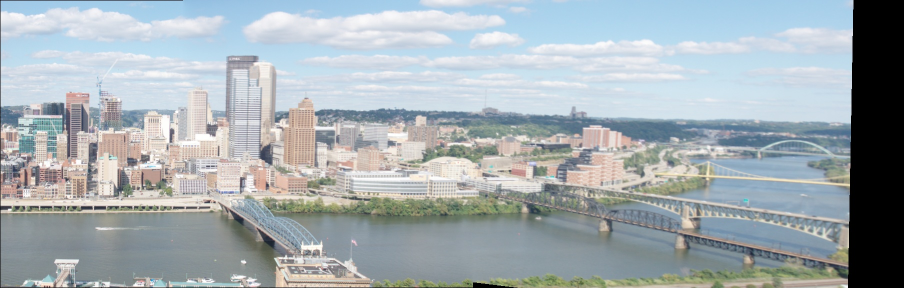
#> input picture HW2/results/6_1_pan.jpg, 1808 x 576 px, given in place of model_chickenbroth.jpg, which was not available (shown at 1/2 size)
$ python planarH.py   (older library calls are emulated)
#> lines starting #> are read from the running program, lines starting #| are printed output that depends on the picture; pictures that were not available may be replaced by others from this repository, and a replacement may not be noted
### HW2/code/BRIEF.py
import os
import numpy as np
import cv2
from matplotlib import pyplot as plt
from scipy.spatial.distance import cdist
from keypointDetect import DoGdetector


def makeTestPattern(patch_width=9, nbits=256):
    '''
    Creates Test Pattern for BRIEF
    Run this routine for the given parameters patch_width = 9 and n = 256

    INPUTS
        patch_width - the width of the image patch (usually 9)
        nbits       - the number of tests n in the BRIEF descriptor

    OUTPUTS
        compareX and compareY - LINEAR indices into the patch_width x patch_width image
                                patch and are each (nbits,) vectors.
    '''

    #############################
    # TO DO ...
    # Generate testpattern here
    # Implement the second method from the paper: the isotropic Guassian distribution
    sigma = patch_width / 5.0
    mu = (patch_width-1)/2
    compareX = np.random.normal(mu, sigma, (nbits, 2)).round().clip(0, patch_width-1)
    compareY = np.random.normal(mu, sigma, (nbits, 2)).round().clip(0, patch_width-1)
    # Convert them to linear coordinates
    compareX = (compareX[:,0] * patch_width + compareX[:,1]).astype(int)
    compareY = (compareY[:,0] * patch_width + compareY[:,1]).astype(int)
    return  compareX, compareY


# load test pattern for Brief
test_pattern_file = '../results/testPattern.npy'
if os.path.isfile(test_pattern_file):
    # load from file if exists
    compareX, compareY = np.load(test_pattern_file)
else:
    # produce and save patterns if not exist
    compareX, compareY = makeTestPattern()
    if not os.path.isdir('../results'):
        os.mkdir('../results')
    np.save(test_pattern_file, [compareX, compareY])


def computeBrief(im, gaussian_pyramid, locsDoG, k, levels,
    compareX, compareY):
    '''
    Compute brief feature
    INPUT
        locsDoG - locsDoG are the keypoint locations returned by the DoG
                detector.
        levels  - Gaussian scale levels that were given in Section1.
        compareX and compareY - linear indices into the
                                (patch_width x patch_width) image patch and are
                                each (nbits,) vectors.


    OUTPUT
        locs - an m x 3 vector, where the first two columns are the image
                coordinates of keypoints and the third column is the pyramid
                level of the keypoints.
        desc - an m x n bits matrix of stacked BRIEF descriptors. m is the number
                of valid descriptors in the image and will vary.
    '''

    ##############################
    # TO DO ...
    # compute locs, desc here
    patch_width = 9

    # Smooth the image
    im = cv2.GaussianBlur(im, (0,0), np.sqrt(2))

    # Exclude the locations where we cannot get full patches
    h, w = im.shape
    locs = locsDoG.copy()
    # x coordinate corresponds to columns and y coordinate corresponds to rows
    id_x = np.logical_and(locs[:, 0] > (patch_width-1)/2, locs[:, 0] < w - (patch_width-1)/2)
    id_y = np.logical_and(locs[:, 1] > (patch_width-1)/2, locs[:, 1] < h - (patch_width-1)/2)
    locs = locs[np.logical_and(id_x, id_y)]

    # Compute brief for each patch
    desc = []
    for loc in locs:
        x, y, _ = loc
        # x coordinate corresponds to columns and y coordinate corresponds to rows
        p = im[int(y-(patch_width-1)/2):int(y+(patch_width+1)/2), \
                int(x-(patch_width-1)/2):int(x+(patch_width+1)/2)]
        p = p.reshape(-1)
        bits = p[compareX] < p[compareY]
        desc.append(bits)
    desc = np.array(desc)

    return locs, desc


def briefLite(im):
    '''
    INPUTS
        im - gray image with values between 0 and 1

    OUTPUTS
        locs - an m x 3 vector, where the first two columns are the image coordinates
            of keypoints and the third column is the pyramid level of the keypoints
        desc - an m x n bits matrix of stacked BRIEF descriptors.
            m is the number of valid descriptors in the image and will vary
            n is the number of bits for the BRIEF descriptor
    '''

    ###################
    # TO DO ...

    if len(im.shape)==3:
        im = cv2.cvtColor(im, cv2.COLOR_BGR2GRAY)
    if im.max()>10:
        im = np.float32(im)/255

    locsDoG, gaussian_pyramid = DoGdetector(im)
    locs,desc = computeBrief(im, gaussian_pyramid, locsDoG, np.sqrt(2), [-1,0,1,2,3,4], compareX, compareY)
    return locs, desc


def briefMatch(desc1, desc2, ratio=0.8):
    '''
    performs the descriptor matching
    INPUTS
        desc1, desc2 - m1 x n and m2 x n matrix. m1 and m2 are the number of keypoints in image 1 and 2.
                                n is the number of bits in the brief
    OUTPUTS
        matches - p x 2 matrix. where the first column are indices
                                        into desc1 and the second column are indices into desc2
    '''

    D = cdist(np.float32(desc1), np.float32(desc2), metric='hamming')
    # find smallest distance
    ix2 = np.argmin(D, axis=1)
    d1 = D.min(1)
    # find second smallest distance
    d12 = np.partition(D, 2, axis=1)[:,0:2]
    d2 = d12.max(1)
    r = d1/(d2+1e-10)
    is_discr = r<ratio
    ix2 = ix2[is_discr]
    ix1 = np.arange(D.shape[0])[is_discr]

    matches = np.stack((ix1,ix2), axis=-1)
    return matches


# [67 lines left out: functions plotMatches, matchImages, main, not called in this run]


# [2 lines that do not run on import are left out]

### HW2/code/keypointDetect.py
import numpy as np
import cv2


def createGaussianPyramid(im, sigma0=1,
        k=np.sqrt(2), levels=[-1,0,1,2,3,4]):
    if len(im.shape)==3:
        im = cv2.cvtColor(im, cv2.COLOR_BGR2GRAY)
    if im.max()>10:
        im = np.float32(im)/255
    im_pyramid = []
    for i in levels:
        sigma_ = sigma0*k**i
        im_pyramid.append(cv2.GaussianBlur(im, (0,0), sigma_))
    im_pyramid = np.stack(im_pyramid, axis=-1)
    return im_pyramid


# [7 lines left out: function displayPyramid, not called in this run]


def createDoGPyramid(gaussian_pyramid, levels=[-1,0,1,2,3,4]):
    '''
    Produces DoG Pyramid
    INPUTS
        gaussian_pyramid - A matrix of grayscale images of size
                            [imH, imW, len(levels)]
        levels           - the levels of the pyramid where the blur at each level is
                            outputs

    OUTPUTS
        DoG_pyramid - size (imH, imW, len(levels) - 1) matrix of the DoG pyramid
                   created by differencing the Gaussian Pyramid input
        DoG_levels  - all but the very first item from the levels vector
    '''

    DoG_pyramid = []
    ################
    # TO DO ...
    # compute DoG_pyramid here

    DoG_levels = levels[1:]
    DoG_pyramid = gaussian_pyramid[:,:,1:] - gaussian_pyramid[:,:,:-1]
    return DoG_pyramid, DoG_levels


def computePrincipalCurvature(DoG_pyramid):
    '''
    Takes in DoGPyramid generated in createDoGPyramid and returns
    PrincipalCurvature,a matrix of the same size where each point contains the
    curvature ratio R for the corre-sponding point in the DoG pyramid

    INPUTS
        DoG_pyramid - size (imH, imW, len(levels) - 1) matrix of the DoG pyramid

    OUTPUTS
        principal_curvature - size (imH, imW, len(levels) - 1) matrix where each
                          point contains the curvature ratio R for the
                          corresponding point in the DoG pyramid
    '''
    principal_curvature = None

    ##################
    # TO DO ...
    # Compute principal curvature here

    # Compute the Hessian matrix using second-order Sobel filters
    Dxx = cv2.Sobel(DoG_pyramid,cv2.CV_64F,2,0,ksize=3)
    Dxy = cv2.Sobel(DoG_pyramid,cv2.CV_64F,1,1,ksize=3)
    Dyy = cv2.Sobel(DoG_pyramid,cv2.CV_64F,0,2,ksize=3)

    # Compute the Principal Curvature using Hessian
    Tr = Dxx + Dyy
    Det = Dxx * Dyy - Dxy ** 2 + 1e-7
    principal_curvature = Tr**2 / Det

    # Take the absolute value and convert back to uint8
    principal_curvature = cv2.convertScaleAbs(principal_curvature)

    # The above line is equivalent to the following three lines
    # principal_curvature = np.absolute(principal_curvature)
    # principal_curvature = np.clip(principal_curvature, 0, 255)
    # principal_curvature = np.uint8(principal_curvature)

    return principal_curvature


def getLocalExtrema(DoG_pyramid, DoG_levels, principal_curvature,
        th_contrast=0.03, th_r=12):
    '''
    Returns local extrema points in both scale and space using the DoGPyramid

    INPUTS
        DoG_pyramid - size (imH, imW, len(levels) - 1) matrix of the DoG pyramid
        DoG_levels  - The levels of the pyramid where the blur at each level is
                      outputs
        principal_curvature - size (imH, imW, len(levels) - 1) matrix contains the
                      curvature ratio R
        th_contrast - remove any point that is a local extremum but does not have a
                      DoG response magnitude above this threshold
        th_r        - remove any edge-like points that have too large a principal
                      curvature ratio
     OUTPUTS
        locsDoG - N x 3 matrix where the DoG pyramid achieves a local extrema in both
               scale and space, and also satisfies the two thresholds.
    '''
    locsDoG = None

    ##############
    #  TO DO ...
    # Compute locsDoG here
    contrast_thresh = np.absolute(DoG_pyramid) > th_contrast
    curvature_thresh = np.absolute(principal_curvature) < th_r

    # Pad the DoG_pyramid with 0 on each border each axis
    padded = np.pad(DoG_pyramid, pad_width=1, mode="constant", constant_values=0)

    # construct an array to store the local extrema comparison results
    compare_max = np.zeros([10, *DoG_pyramid.shape])
    compare_min = np.zeros([10, *DoG_pyramid.shape])
    for c, a, p in [(compare_max, DoG_pyramid, padded), (compare_min, -DoG_pyramid, -padded)]:
        c[0] = a > p[2:, 1:-1, 1:-1] # (x, y, c) > (x+1, y, c)
        c[1] = a > p[2:, 2:, 1:-1] # (x, y, c) > (x+1, y+1, c)
        c[2] = a > p[1:-1, 2:, 1:-1] # (x, y, c) > (x, y+1, c)
        c[3] = a > p[:-2, 2:, 1:-1] # (x, y, c) > (x-1, y+1, c)
        c[4] = a > p[:-2, 1:-1, 1:-1] # (x, y, c) > (x-1, y, c)
        c[5] = a > p[:-2, :-2, 1:-1] # (x, y, c) > (x-1, y-1, c)
        c[6] = a > p[1:-1, :-2, 1:-1] # (x, y, c) > (x, y-1, c)
        c[7] = a > p[2:, :-2, 1:-1] # (x, y, c) > (x+1, y-1, c)
        c[8] = a > p[1:-1, 1:-1, 2:] # (x, y, c) > (x, y, c+1)
        c[9] = a > p[1:-1, 1:-1, :-2] # (x, y, c) > (x, y, c-1)

    # Logical AND and OR the local minima and local maxima
    compare = np.logical_or(np.all(compare_max, axis=0), np.all(compare_min, axis=0))

    # AND all the conditions
    local_extrema = np.logical_and(np.logical_and(compare, contrast_thresh), curvature_thresh)

    # Convert the extrema map to indexes
    locsDoG = np.array(np.nonzero(local_extrema))
    locsDoG = np.transpose(locsDoG, (1, 0))
    locsDoG[:,2] = np.array(DoG_levels)[locsDoG[:,2]]

    # x coordinate corresponds to columns and y coordinate corresponds to rows
    locsDoG[:, [0,1]] = locsDoG[:, [1, 0]]

    return locsDoG


def DoGdetector(im, sigma0=1, k=np.sqrt(2), levels=[-1,0,1,2,3,4],
                th_contrast=0.03, th_r=12):
    '''
    Putting it all together

    INPUTS          Description
    --------------------------------------------------------------------------
    im              Grayscale image with range [0,1].

    sigma0          Scale of the 0th image pyramid.

    k               Pyramid Factor.  Suggest sqrt(2).

    levels          Levels of pyramid to construct. Suggest -1:4.

    th_contrast     DoG contrast threshold.  Suggest 0.03.

    th_r            Principal Ratio threshold.  Suggest 12.


    OUTPUTS         Description
    --------------------------------------------------------------------------

    locsDoG         N x 3 matrix where the DoG pyramid achieves a local extrema
                    in both scale and space, and satisfies the two thresholds.

    gauss_pyramid   A matrix of grayscale images of size (imH,imW,len(levels))
    '''

    ##########################
    # TO DO ....
    # compupte gauss_pyramid, locsDoG here
    gauss_pyramid = createGaussianPyramid(im, sigma0=sigma0, k=k, levels=levels)
    DoG_pyr, DoG_levels = createDoGPyramid(gauss_pyramid, levels)
    pc_curvature = computePrincipalCurvature(DoG_pyr)
    locsDoG = getLocalExtrema(DoG_pyr, DoG_levels, pc_curvature, th_contrast, th_r)

    return locsDoG, gauss_pyramid

# [40 lines left out: functions drawPoints, main, not called in this run]
    # drawn = drawPoints(im, locsDoG, resize_factor=3)

# [2 lines that do not run on import are left out]

### HW2/code/planarH.py
import numpy as np
import cv2
from BRIEF import briefLite, briefMatch


def computeH(p1, p2):
    '''
    INPUTS
        p1 and p2 - Each are size (2 x N) matrices of corresponding (x, y)'
                coordinates between two images
    OUTPUTS
        H2to1 - a 3 x 3 matrix encoding the homography that best matches the linear
                equation
    '''

    assert(p1.shape[1]==p2.shape[1])
    assert(p1.shape[0]==2)
    #############################
    # TO DO ...
    N = p1.shape[1]

    # \lambda p1 = H2to1 p2. Therefore, p1 = x, p2 = u
    # Construct the A matrix
    x = np.hstack([p1.T, np.ones((N, 1))])
    u = np.hstack([p2.T, np.ones((N, 1))])
    rpart1 = - u * x[:, 0:1]
    rpart2 = - u * x[:, 1:2]
    A = np.hstack([u, np.zeros((N, 3)), rpart1, np.zeros((N, 3)), u, rpart2])
    A = A.reshape([2*N, -1])

    # compute SVD for A
    u, s, vh = np.linalg.svd(A, full_matrices=True)
    # Get the last row of vh and reshape to get H
    H2to1 = vh[-1, :].reshape((3, 3))
    return H2to1


def ransacH(matches, locs1, locs2, num_iter=5000, tol=2):
    '''
    Returns the best homography by computing the best set of matches using RANSAC

    INPUTS
        locs1 and locs2 - matrices specifying point locations in each of the images
        matches         - matrix specifying matches between these two sets of point locations
        nIter           - number of iterations to run RANSAC
        tol             - tolerance value for considering a point to be an inlier

    OUTPUTS
        bestH - homography matrix with the most inliers found during RANSAC
    '''

    ###########################
    # TO DO ...

    bestH = []
    best_inliers = []
    sample_space = np.arange(0, matches.shape[0])

    # \lambda p1 = H2to1 p2. Therefore, p1 = x, p2 = u
    for i in range(num_iter):
        # Random sample the matches
        idx = np.random.choice(sample_space, size=4, replace=False)
        sampled_matches = matches[idx]
        sampled_locs1 = locs1[sampled_matches[:,0], :2]
        sampled_locs2 = locs2[sampled_matches[:,1], :2]

        # Compute and apply the transformation matrix H
        H2to1 = computeH(sampled_locs1.T, sampled_locs2.T)
        u = locs2[matches[:,1]].T
        u[2, :] = 1
        x = locs1[matches[:,0]].T
        x[2, :] = 1
        Hu = H2to1.dot(u)
        # Normalize Hu because of the lambda
        normalized_Hu = Hu / Hu[2,:]
        error = ((normalized_Hu-x)[:2, :] ** 2).sum(axis=0)

        # Get the index of inliers
        inlier_idx = error < tol
        n_inliers = inlier_idx.sum()
        inliers = matches[inlier_idx]
        if n_inliers > len(best_inliers):
            best_inliers = inliers
            bestH = H2to1

    print("RANSAC found the best H with %d/%d inliers" % (len(best_inliers), len(matches)))
    # print("Best H is:")
    # print(bestH)

    return bestH

if __name__ == '__main__':
    im1 = cv2.imread('../data/model_chickenbroth.jpg')
#> im1 is the input picture: shape (576, 1808, 3); mean B, G, R 177.5, 172.9, 163.7
    im2 = cv2.imread('../data/chickenbroth_01.jpg')
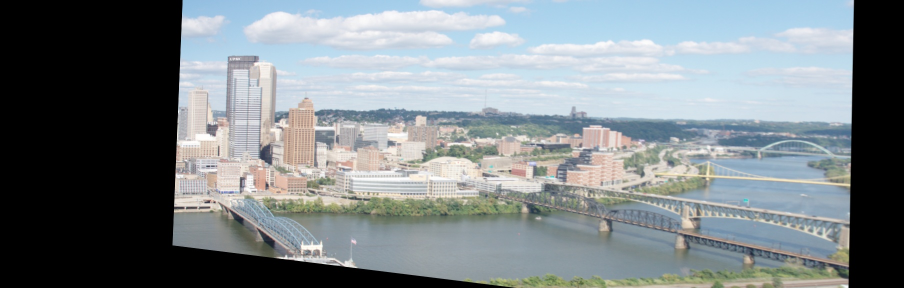
#> input picture HW2/results/6_1_warp.jpg, 1808 x 576 px, given in place of chickenbroth_01.jpg, which was not available (shown at 1/2 size)
#> im2 is the input picture: shape (576, 1808, 3); mean B, G, R 136.6, 132.8, 125
    locs1, desc1 = briefLite(im1)
#> in briefLite, `im = cv2.cvtColor(im, cv2.COLOR_BGR2GRAY)`:
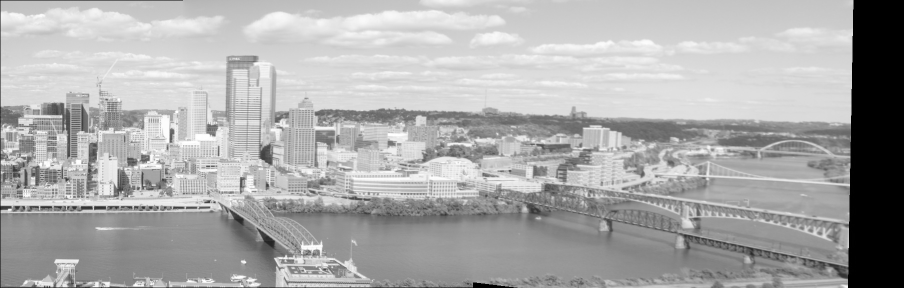
#> im: shape (576, 1808) (shown at 1/2 size); min 0, max 255, mean 170.6
#> the loop in createGaussianPyramid, `for i in levels:` made 6 passes
#> sigma_ on passes 1 to 6: 0.707, 1, 1.41, 2, 2.83, 4
#> after the loop in createGaussianPyramid, `for i in levels:`: im_pyramid = 6 items
#> in DoGdetector, `DoG_pyr, DoG_levels = createDoGPyramid(gauss_pyramid, levels)`: DoG_levels = [0, 1, 2, 3, 4]
#> the loop in getLocalExtrema, `for c, a, p in [(compare_max, DoG_pyramid, padded), (compare_min, -DoG..` made 2 passes
#> the loop in computeBrief, `for loc in locs:` made 6605 passes
#> (loc, x, y) on passes 1 to 3: ([1704, 16, 3], 1704, 16), ([1705, 17, 1], 1705, 17), ([1707, 20, 1], 1707, 20)
#> after the loop in computeBrief, `for loc in locs:`: desc = 6605 items
    locs2, desc2 = briefLite(im2)
#> in briefLite (call 2), `im = cv2.cvtColor(im, cv2.COLOR_BGR2GRAY)`:
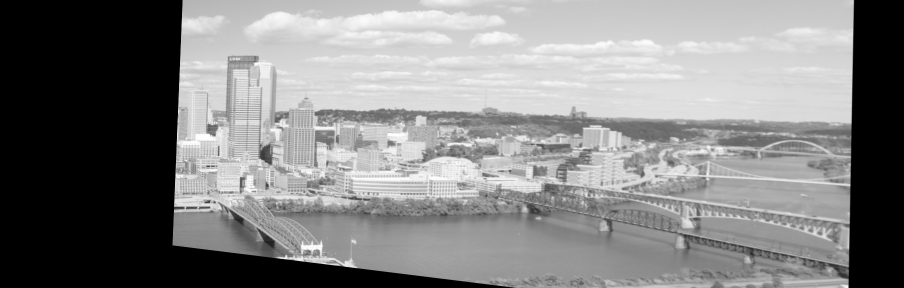
#> im: shape (576, 1808) (shown at 1/2 size); min 0, max 255, mean 130.9
#> the loop in createGaussianPyramid (call 2), `for i in levels:` made 6 passes
#> the loop in getLocalExtrema (call 2), `for c, a, p in [(compare_max, DoG_pyramid, padded), (compare_min, -DoG..` made 2 passes
#> in getLocalExtrema (call 2), `locsDoG = np.transpose(locsDoG, (1, 0))`: locsDoG = 2735 rows, first 8: [113, 470, 2], [113, 510, 2], [114, 515, 2], [115, 457, 2], [115, 511, 4], [116, 479, 0], [117, 468, 2], [117, 481, 0]
#> in DoGdetector (call 2), `locsDoG = getLocalExtrema(DoG_pyr, DoG_levels, pc_curvature, th_contra..`: locsDoG = 2735 rows, first 8: [470, 113, 2], [510, 113, 2], [515, 114, 2], [457, 115, 2], [511, 115, 4], [479, 116, 0], [468, 117, 2], [481, 117, 0]
#> in computeBrief (call 2), `locs = locsDoG.copy()`: locs has the same summary as locsDoG in DoGdetector
#> in computeBrief (call 2), `locs = locs[np.logical_and(id_x, id_y)]`: locs = 2726 rows, first 8: [470, 113, 2], [510, 113, 2], [515, 114, 2], [457, 115, 2], [511, 115, 4], [479, 116, 0], [468, 117, 2], [481, 117, 0]
#> the loop in computeBrief (call 2), `for loc in locs:` made 2726 passes
#> (loc, x, y) on passes 1 to 3: ([470, 113, 2], 470, 113), ([510, 113, 2], 510, 113), ([515, 114, 2], 515, 114)
#> locs2 has the same summary as locs in computeBrief
    matches = briefMatch(desc1, desc2)
#> in briefMatch, `D = cdist(np.float32(desc1), np.float32(desc2), metric='hamming')`:
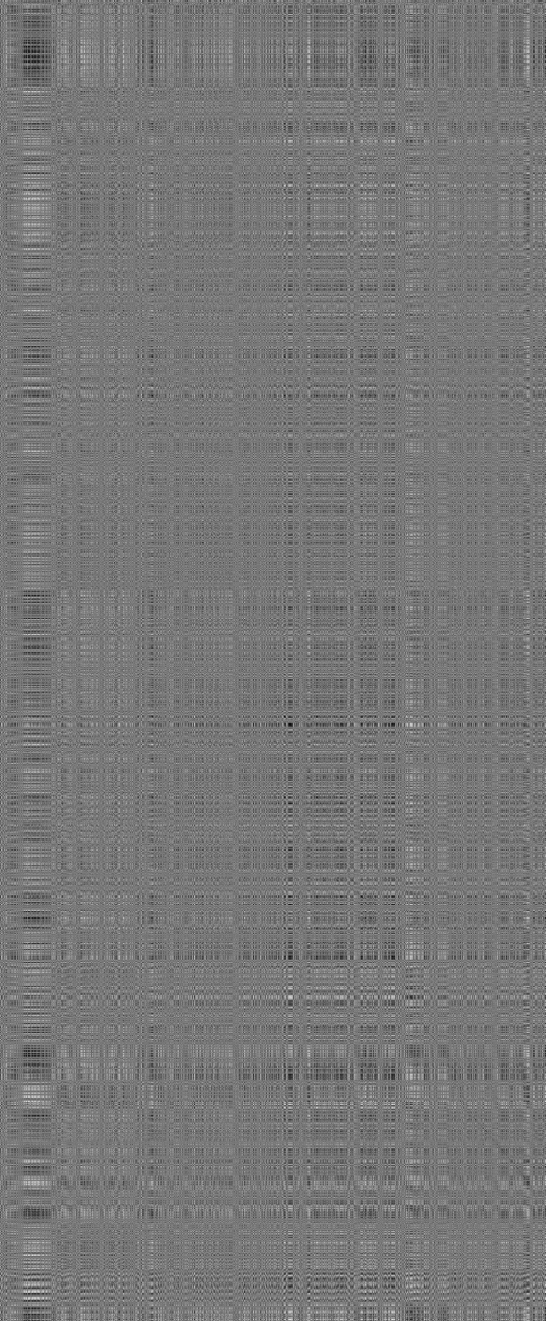
#> D: shape (6605, 2726) float64 (shown at 1/5 size); min 0, max 0.949, mean 0.47
#> in briefMatch, `ix2 = np.argmin(D, axis=1)`: ix2 = 6605 values, max 2723 at index 6538, min 0 at index 976, mean 1274.6
#> in briefMatch, `d1 = D.min(1)`: d1 = 6605 values, max 0.312 at index 5874, min 0 at index 214, mean 0.06
#> in briefMatch, `d12 = np.partition(D, 2, axis=1)[:,0:2]`: d12 = 6605 pairs, first value 0 to 0.312, second value 0 to 0.316
#> in briefMatch, `d2 = d12.max(1)`: d2 = 6605 values, max 0.316 at index 5874, min 0 at index 248, mean 0.0798
#> in briefMatch, `r = d1/(d2+1e-10)`: r = 6605 values, max 1 at index 1334, min 0 at index 214, mean 0.692
#> in briefMatch, `ix2 = ix2[is_discr]`: ix2 = 2838 values, max 2723 at index 2814, min 0 at index 403, mean 1388.4
#> in briefMatch, `ix1 = np.arange(D.shape[0])[is_discr]`: ix1 = 2838 values from 0 to 6603
#> in briefMatch, `matches = np.stack((ix1,ix2), axis=-1)`: matches = 2838 pairs, first value 0 to 6603, second value 0 to 2723
    ransacH(matches, locs1, locs2, num_iter=5000, tol=2)
#> the loop in ransacH, `for i in range(num_iter):` made 5000 passes
#> (sampled_matches, sampled_locs1, sampled_locs2, n_inliers) on passes 1, 13, 22: ([[4593, 197], [6468, 198], [776, 341], [6562, 2487]], [[395, 383], [960, 567], [798, 244], [625, 570]], [[915, 221], [928, 221], [798, 244], [1672, 459]], 5), ([[383, 2606], [4847, 879], [5073, 2092], [4036, 2348]], [[141, 224], [47, 389], [1338, 394], [261, 367]], [[641, 503], [355, 300], [1338, 394], [1384, 423]], 5), ([[3731, 716], [3101, 1225], [4670, 1903], [3616, 1445]], [[268, 356], [638, 334], [580, 385], [717, 352]], [[1134, 285], [637, 334], [579, 385], [716, 352]], 5)
#> (sampled_matches, sampled_locs1, sampled_locs2, n_inliers) on passes 3, 4, 6, 18: ([[1384, 555], [2015, 2538], [212, 119], [21, 2611]], [[1040, 268], [358, 292], [668, 216], [1706, 127]], [[1040, 268], [546, 482], [668, 216], [1697, 504]], 5), ([[5603, 2381], [1038, 438], [560, 2611], [4857, 2697]], [[883, 429], [1190, 254], [1704, 233], [226, 389]], [[883, 429], [1190, 254], [1697, 504], [1696, 532]], 5), ([[5450, 1177], [5750, 2511], [517, 264], [1613, 639]], [[268, 418], [1370, 472], [953, 231], [975, 276]], [[589, 330], [1370, 472], [953, 231], [975, 276]], 55), ([[4254, 1708], [6506, 2722], [6284, 2671], [4356, 1524]], [[1142, 373], [1259, 568], [478, 559], [489, 376]], [[1142, 373], [1259, 568], [662, 521], [490, 360]], 7)
#| RANSAC found the best H with 1663/2838 inliers
